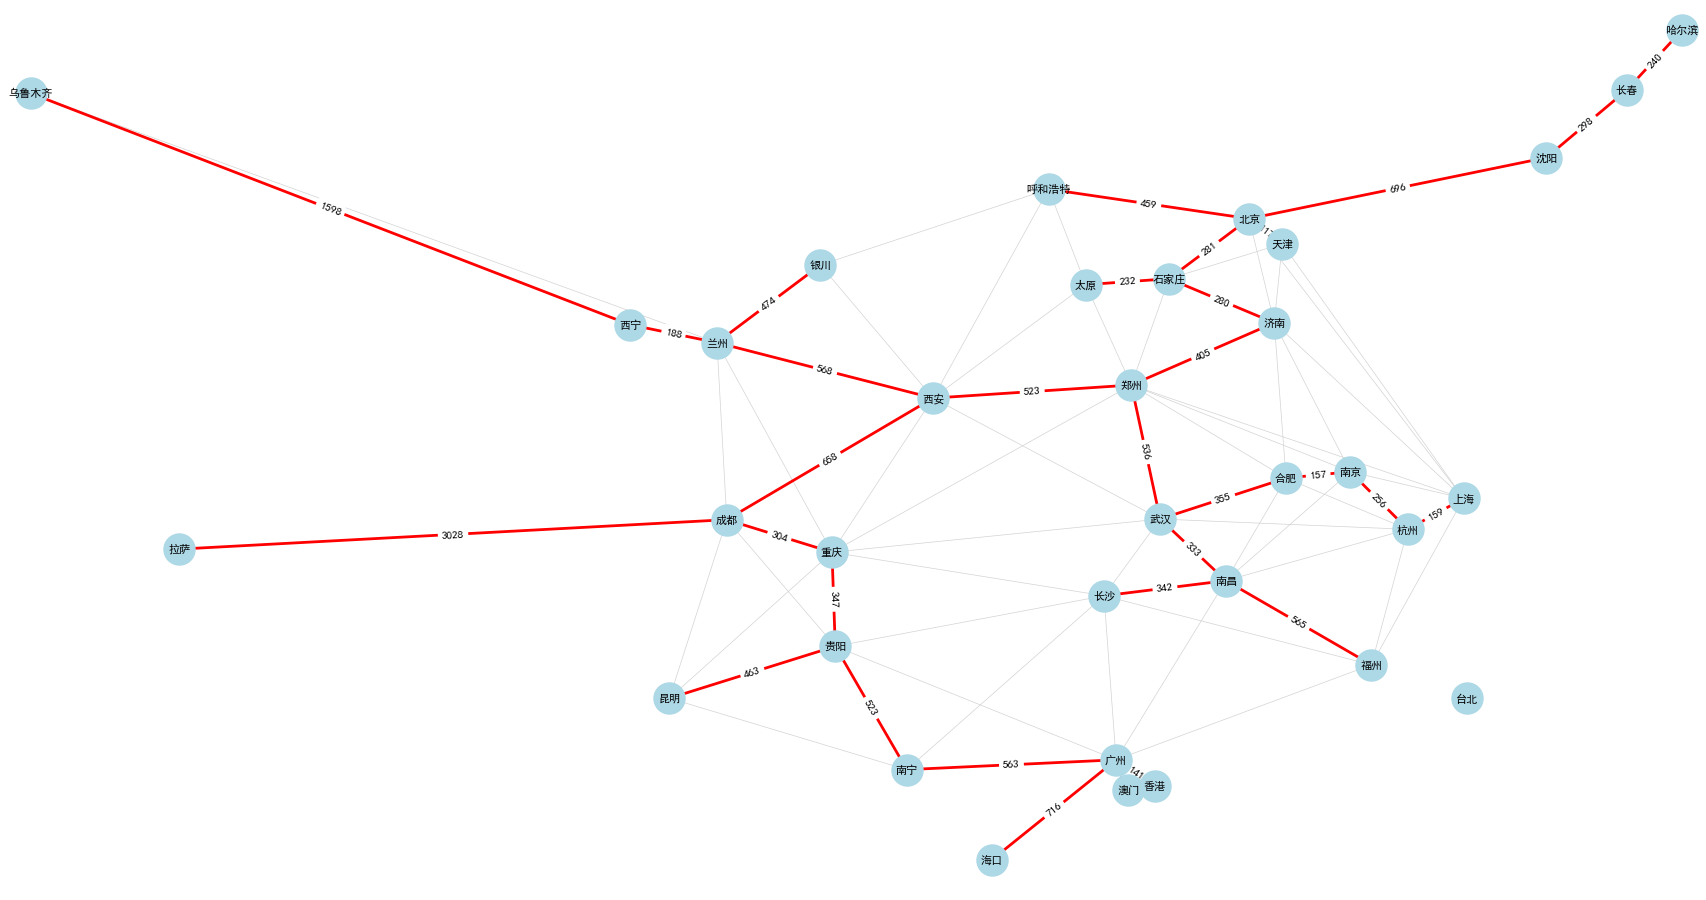

Python code for this plot:
import matplotlib.pyplot as plt
import networkx as nx
import matplotlib

# 设置matplotlib支持中文
matplotlib.rcParams['font.sans-serif'] = ['SimHei']  # 用来正常显示中文标签
matplotlib.rcParams['axes.unicode_minus'] = False    # 用来正常显示负号

# 城市编号和名称的对应关系 (保持不变)
cities = [
    "北京", "天津", "上海", "重庆", "石家庄", "太原", "呼和浩特", "沈阳", "长春", "哈尔滨",
    "南京", "杭州", "合肥", "福州", "南昌", "济南", "郑州", "武汉", "长沙", "广州", "南宁",
    "海口", "成都", "贵阳", "昆明", "拉萨", "西安", "兰州", "西宁", "银川", "乌鲁木齐", "香港",
    "澳门", "台北"
]

# 各个城市的坐标 (保持不变)
coordinates = {
    "北京": (116.4074, 39.9042),
    "天津": (117.1902, 39.1256),
    "上海": (121.4737, 31.2304),
    "重庆": (106.5516, 29.5630),
    "石家庄": (114.5149, 38.0428),
    "太原": (112.5495, 37.8570),
    "呼和浩特": (111.6708, 40.8183),
    "沈阳": (123.4291, 41.7968),
    "长春": (125.3245, 43.8868),
    "哈尔滨": (126.6426, 45.7567),
    "南京": (118.7969, 32.0603),
    "杭州": (120.1551, 30.2741),
    "合肥": (117.2802, 31.8610),
    "福州": (119.2965, 26.0745),
    "南昌": (115.8582, 28.6820),
    "济南": (117.0009, 36.6758),
    "郑州": (113.6249, 34.7466),
    "武汉": (114.3055, 30.5931),
    "长沙": (112.9794, 28.2134),
    "广州": (113.2644, 23.1291),
    "南宁": (108.3200, 22.8240),
    "海口": (110.3312, 20.0316),
    "成都": (104.0668, 30.5728),
    "贵阳": (106.6297, 26.6477),
    "昆明": (102.7123, 25.0380),
    "拉萨": (91.1322, 29.6600),
    "西安": (108.9398, 34.3416),
    "兰州": (103.8343, 36.0611),
    "西宁": (101.7789, 36.6171),
    "银川": (106.2782, 38.4668),
    "乌鲁木齐": (87.6177, 43.7928),
    "香港": (114.1732, 22.3200),
    "澳门": (113.5491, 22.1987),
    "台北": (121.5654, 25.0330)
}

adj = {1: [(7, 459), (8, 696), (2, 117), (16, 406), (5, 281), (3, 1318)],
2: [(1, 117), (5, 292), (16, 284), (3, 1213)],
3: [(17, 1016), (16, 912), (11, 295), (2, 1213), (1, 1318), (14, 818), (12, 159)],
4: [(27, 733), (23, 304), (17, 1028), (18, 876), (28, 862), (19, 1040), (24, 347), (25, 810)],
5: [(6, 232), (17, 412), (1, 281), (2, 292), (16, 280)],
6: [(27, 571), (7, 546), (5, 232), (17, 450)],
7: [(30, 685), (27, 1117), (1, 459), (6, 546)],
8: [(1, 696), (9, 298)],
9: [(8, 298), (10, 240)],
10: [(9, 240)],
11: [(17, 690), (16, 617), (3, 295), (12, 256), (13, 157), (15, 599)],
12: [(18, 755), (11, 256), (3, 159), (13, 398), (14, 631), (15, 582)],
13: [(17, 587), (18, 355), (16, 594), (11, 157), (12, 398), (15, 453)],
14: [(3, 818), (12, 631), (15, 565), (19, 941), (20, 820)],
15: [(18, 333), (11, 599), (13, 453), (12, 582), (14, 565), (20, 882), (19, 342)],
16: [(17, 405), (1, 406), (5, 280), (2, 284), (3, 912), (11, 617), (13, 594)],
17: [(27, 523), (6, 450), (5, 412), (16, 405), (11, 690), (3, 1016), (13, 587), (18, 536), (4, 1028)],
18: [(27, 1050), (17, 536), (13, 355), (12, 755), (15, 333), (19, 362), (4, 876)],
19: [(18, 362), (4, 1040), (24, 706), (15, 342), (14, 941), (20, 707), (21, 887)],
20: [(24, 857), (15, 882), (19, 707), (14, 820), (32, 141), (33, 93), (21, 563), (22, 716)],
21: [(24, 523), (25, 720), (19, 887), (20, 563)],
22: [(20, 716)],
23: [(28, 841), (27, 658), (4, 304), (24, 642), (25, 1112), (26, 3028)],
24: [(23, 642), (4, 347), (19, 706), (20, 857), (21, 523), (25, 463)],
25: [(23, 1112), (4, 810), (24, 463), (21, 720)],
26: [(23, 3028)],
27: [(28, 568), (30, 617), (7, 1117), (6, 571), (17, 523), (18, 1050), (4, 733), (23, 658)],
28: [(31, 1786), (30, 474), (29, 188), (27, 568), (23, 841), (4, 862)],
29: [(31, 1598), (28, 188)],
30: [(28, 474), (27, 617), (7, 685)],
31: [(29, 1598), (28, 1786)],
32: [(20, 141)],
33: [(20, 93)],
}
# 创建图
G = nx.Graph()

# 添加节点
for i, city in enumerate(cities, start=1):
    G.add_node(i, label=city, pos=coordinates[city])

# 添加边
for i, neighbors in adj.items():
    for neighbor, distance in neighbors:
        G.add_edge(i, neighbor, weight=distance)

# 设置绘图参数
pos = nx.get_node_attributes(G, 'pos')
labels = nx.get_node_attributes(G, 'label')

# 设置绘图
plt.figure(figsize=(10, 10))

# 绘制所有节点和边(灰色)
nx.draw(G, pos, with_labels=True, labels=labels,
        node_size=500,
        node_color="lightblue",
        font_size=8,
        font_weight="bold",
        font_family="SimHei",
        edge_color="lightgray",
        width=0.5)

# 计算最小生成树
mst = nx.minimum_spanning_tree(G, weight='weight')

# 获取最小生成树的边和总权重
mst_edges = mst.edges(data=True)
total_weight = sum(d['weight'] for u, v, d in mst_edges)

# 绘制最小生成树的边
nx.draw_networkx_edges(G, pos, 
                      edgelist=[(u, v) for u, v, d in mst_edges], 
                      edge_color="red", 
                      width=2)

# 绘制边的权重标签
edge_labels = {(u, v): d['weight'] for u, v, d in mst_edges}
nx.draw_networkx_edge_labels(G, pos, edge_labels=edge_labels, font_family="SimHei", font_size=8)

# 在控制台打印最小生成树信息
print("\n最小生成树的边:")
print("-" * 50)
print(f"{'起点':<10} {'终点':<10} {'距离(km)':<15}")
print("-" * 50)

for u, v, d in sorted(mst_edges):
    city_u = cities[u-1]
    city_v = cities[v-1]
    print(f"{city_u:<10} {city_v:<10} {d['weight']:<15}")

print("-" * 50)
print(f"最小生成树总长度: {total_weight} km")

# 设置标题
plt.title("中国主要城市最小生成树", fontsize=16)

# 显示图
plt.show()
